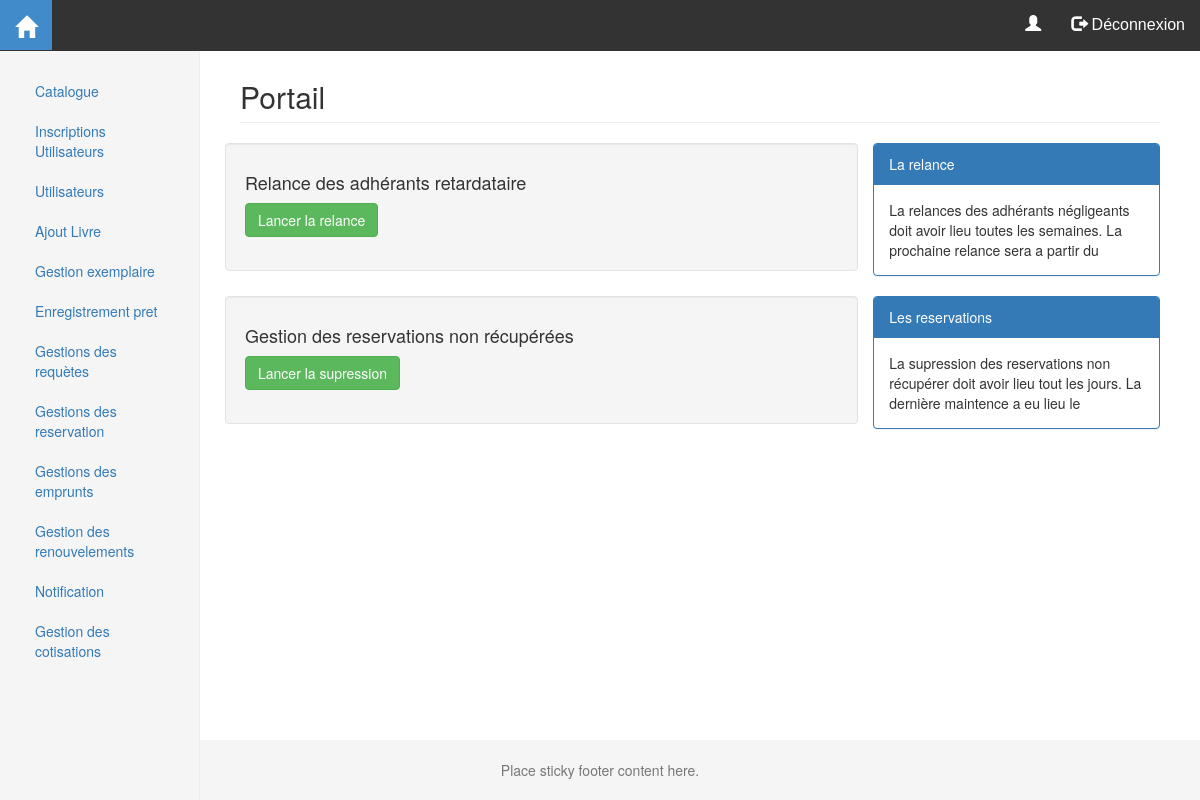
Page /admin/portail_admin.php (signed in) on the earlier database version.
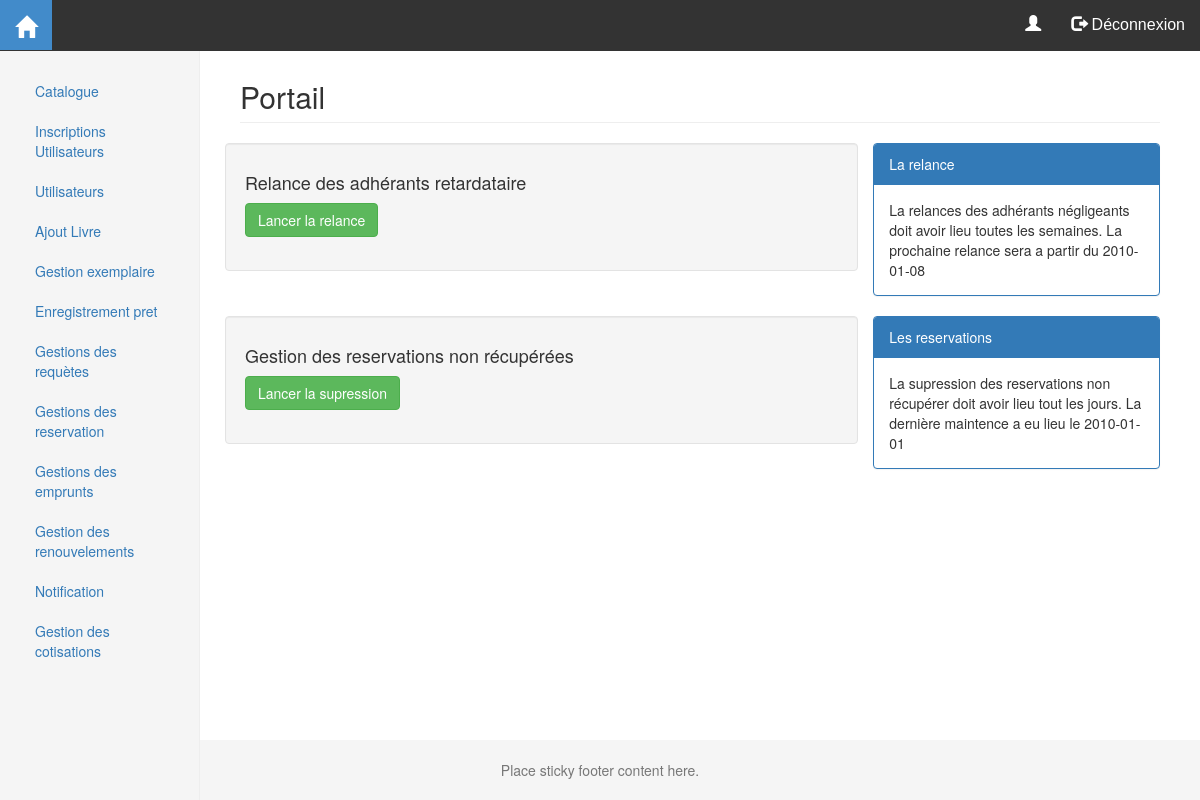
Same page on the later database version.
### tables this page shows
CREATE TABLE Maintenance (
  Id INTEGER ,
  Maintenance date
);

### fonctions/access.php (called while the page is built, shortened)
<?php
function setAccess(){
    if (isset($_SESSION['connect']))
    {
        $connect=$_SESSION['connect'];
    }
    else
    {
        $connect=0;
        return FALSE;
    }
    if ($connect == 1)
    {
        return "ok";
    }
}
?>

### fonctions/admin.php (called while the page is built, shortened)
<?php
include '../fonctions/user.php';
function Relance(){
    global $bdd;
    $req = "SELECT Date_ADD(Relance, INTERVAL 7 DAY) as Relance From Relance";
    $result = $bdd->prepare($req);
    $result->execute();
    $data = $result->fetch();
    return $data['Relance'];
}
function Maintenance(){
    global $bdd;
    $req = "SELECT  Maintenance From Maintenance;";
    $result = $bdd->prepare($req);
    $result->execute();
    $data = $result->fetch();
    return $data['Maintenance'];
}

### admin/portail.inc.php (the view, shortened to what this page needs)
<div class="col-sm-9 col-sm-offset-3 col-md-10 col-md-offset-2 main">
    <h2 class="page-header">Portail</h2>
    <div class="row">
        <div class="col-sm-8 well">
            <h4 >Relance des adhérants retardataire</h4>
            <?php
            if (Relance() <  date('Y-m-d')){
                echo  '<form action = "" method="post">
                        <button type="submit" class="btn btn-success" name="Relance" value= "T" >Lancer la relance</button>
                        </form>';
            }
            ?>
        </div>
        <div class="col-sm-4">
            <div class="panel panel-primary">
                <div class="panel-heading">La relance</div>
                <div class="panel-body">
                    La relances des adhérants négligeants doit avoir lieu toutes les semaines. La prochaine relance sera a partir du <?= Relance(); ?>
                </div>
            </div>
        </div>
    </div>
    <div class="row">
        <div class="col-sm-8 well">
            <h4>Gestion des reservations non récupérées</h4>
            <?php
            if (Maintenance() != date('Y-m-d')){
                echo  '<form action = "" method="post">
                        <button type="submit" class="btn btn-success" name="Maintenance" value= "T" >Lancer la supression</button>
                        </form>';
            }
            ?>
        </div>
        <div class="col-sm-4">
            <div class="panel panel-primary">
                <div class="panel-heading">Les reservations</div>
                <div class="panel-body">
                    La supression des reservations non récupérer doit avoir lieu tout les jours. La dernière maintence a eu lieu le <?= Maintenance(); ?>
                </div>
            </div>
        </div>
    </div>
</div>

### admin/portail_admin.php (shortened to what this page needs)
<?php
    include '../fonctions/access.php';
    $access=setAccess();
    if($access=="ok") {
        include 'header.inc.php';
        include 'menu.inc.php';
        include $content;
        include 'footer.inc.php';
    }
    else{
        echo "acces non autorisé";
        sleep(5);
        header('Location: ../index.php');
    }

### admin/header.inc.php (shortened to what this page needs)
<html lang="fr">
    <head>
        <?php
            include '../fonctions/menu.php';
        ?>
        <link rel="stylesheet" href="https://maxcdn.bootstrapcdn.com/bootstrap/3.3.7/css/bootstrap.min.css">
        <link rel="stylesheet" href="https://cdnjs.cloudflare.com/ajax/libs/bootstrap-select/1.7.5/css/bootstrap-select.min.css">
        <link rel="stylesheet" href="/css/style.css">
    </head>
    <body>
    <?php include '../fonctions/admin.php'; ?>

### admin/menu.inc.php
<nav class="navbar navbar-expand-md navbar-dark navbar-fixed-top bg-dark">
    <div class="container-fluid">
        <div id="navbar" class="navbar-collapse collapse">
            <ul class="nav navbar-nav navbar-left ml-auto">
                <li><a id="logoAcceuil"  class="navbar-brand" href="?page=acceuil"><span class="glyphicon glyphicon-home"></a></li>
            </ul>
            <ul class="nav navbar-nav navbar-right mr-auto">
                <li ><a href="?page=compte"><span class="glyphicon glyphicon-user"></span> <?= $_SESSION['Nom']; ?> </a></li>
                <li>
                    <a href="/fonctions/deconnexion.php"><span class="glyphicon glyphicon-log-out"></span> Déconnexion </a>
                </li>
            </ul>
        </div>
    </div>
</nav>
<div class="container-fluid">
    <div class="row">
        <div class="col-sm-3 col-md-2 sidebar">
            <ul class="nav nav-sidebar">
                <?php printMenu('admin'); ?>
            </ul>
        </div>

### fonctions/menu.php (shortened to what this page needs)
<?php
function select($sel){
    global $pagesUser,$pagesAd;
    $ret=array();
    switch ($sel){
        case 'admin': $ret=$pagesAd;
                     break;
    }
    return $ret;
}
function printMenu($page)
{
    $pages=select($page);
    foreach ($pages as $menu => $info) {
        if ($info['printMenu'] == TRUE) {
            echo '<li class="active"><a href="?page=' . $menu . '" title = "'.$info['detail'].'">' . $info['title'] . '</a></li>';
        }
    }
}

### admin/footer.inc.php (shortened to what this page needs)
        </div>
    </div>
<footer class="footer">
      <div class="container">
        <span class="text-muted">
            <center>Place sticky footer content here.</center>
        </span>
      </div>
</footer>
</body>
</html>

### css/style.css (style rules this page uses)
html { position: relative; min-height: 100%; }
body { margin-bottom: 60px; }
.footer { position: absolute; bottom: 0; width: 100%; height: 60px; line-height: 60px; background-color: #f5f5f5; }
.navbar { overflow: hidden; background-color: #333; font-family: Arial; }
.navbar a { float: left; font-size: 16px; color: white; text-align: center; padding: 14px 16px; text-decoration: none; }
#logoAcceuil { font-size: 22px; }
.nav-sidebar { margin-bottom: 20px; }
.sidebar { position: fixed; top: 51px; bottom: 0; left: 0; z-index: 1000; display: block; padding: 20px; overflow-x: hidden; overflow-y: auto; background-color: #f5f5f5; border-right: 1px solid #eee; }
.main { padding: 40px; }

Differences in the rows shown:
added maintenance: Maintenance "2010-01-01"
Other differences:
Relance(): (not shown) → "2010-01-08"
